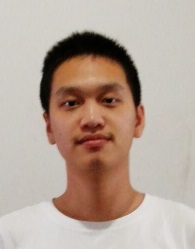
#> input picture 数字图像处理第一次作业/001.jpg, 195 x 249 px, found by its file name
$ jupyter execute '数字图像处理-第一次作业-人脸图像的面部区域裁剪与几何校正.ipynb'   (shell and % lines are left out)
#> lines starting #> are read from the running program, lines starting #| are printed output that depends on the picture; long printed decimals are rounded
[cell 1]
# [28 lines of commented-out code are left out]

[cell 2]
import numpy as np
from PIL import Image
import matplotlib.pyplot as plt

[cell 3]
im = Image.open('C:\\Users\\zxdao\\Desktop\\001.jpg')
#> im is the input picture: PIL image 195x249 RGB; mean R, G, B 182.5, 164.7, 153.1
im = im.convert('L')
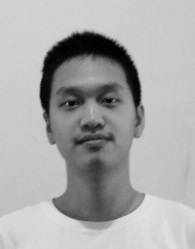
#> im: PIL image 195x249 L; min 0, max 227, mean 168.6
im

[cell 4]
im = np.mat(im)
print('图形尺寸：', im.shape)
#| 图形尺寸： (249, 195)
im

[cell 5]
#def getPos()

getPos = [
    [103,72],
    [101,109],
    [140,95]
]      #初始三点位置（实际需要获取！！！！！）

[cell 6]
#def getTargetPos()

targetPos = [
    [25,24],
    [25,76],
    [75,50]
]      #目标位置（写成函数传入）

[cell 7]
#齐次化函数
def toHomogeneous(data, axis=1):
    data = np.insert(data, len(data[0]), 1, axis=axis)      #默认插入一列1
    return data

[cell 8]
#获得仿射变换矩阵
def getTrans(oriPos, targetPos):
    oriPos = np.mat(oriPos)
    targetPos = np.mat(targetPos)

    trans = np.linalg.inv(oriPos.T*oriPos)*oriPos.T*targetPos

    return trans

[cell 9]
getPos = toHomogeneous(getPos)
targetPos = toHomogeneous(targetPos)
trans = getTrans(getPos, targetPos)
getPos

[cell 10]
#获得图像四角坐标
def get_xycorner(im):
    xlen, ylen = im.shape[0]-1, im.shape[1]-1      #以像素为单位的原图的0轴长与1轴长
#> xlen = 248; ylen = 194
    xycorner = np.array([
        [0,0,1],
        [0,ylen,1],
        [xlen,0,1],
        [xlen,ylen,1]
    ])      #四个顶点的齐次坐标
    return xycorner

[cell 11]
xycorner = get_xycorner(im)
#> xycorner = [[0, 0, 1], [0, 194, 1], [248, 0, 1], [248, 194, 1]]
xycorner
#> Out has the same summary as xycorner

[cell 12]
#定义方法：将向量组传入vectors，变换矩阵传入transMat，返回变换后的向量组
def transform(vectors, transMat):
    return (vectors*transMat)

[cell 13]
#计算变换后的四顶点齐次坐标
uvcorner = transform(xycorner, trans)
#> uvcorner = [[-114.8, -59.51, 1], [-101, 211.4, 1], [209.5, -100.5, 1], [223.2, 170.4, 1]]
uvcorner
#> Out has the same summary as uvcorner

[cell 14]
#最终图片的大小(len_0,len_1)
len_0 = uvcorner.max(axis=0)[0,0] - uvcorner.min(axis=0)[0,0]
#> len_0 = 338
len_1 = uvcorner.max(axis=0)[0,1] - uvcorner.min(axis=0)[0,1]
#> len_1 = 311.9
print(len_0,len_1)
#| 337.951 311.927

[cell 15]
#获取后向仿射变换矩阵
def get_inv_trans(trans):
    inv_trans = np.linalg.inv(trans)      #后向矩阵
    return inv_trans

[cell 16]
inv_trans = get_inv_trans(trans)
inv_trans

[cell 17]
#image = Image.fromarray(matrix)      #矩阵转化为图片
#创建图像数组
import math
new_array = np.zeros((math.floor(101),math.floor(101)))

[cell 18]
def nearestColor(point, im):
    x = 0
    y = 0
    if (point[0,0]-math.floor(point[0,0])<0.5):
        x = math.floor(point[0,0])
    else:
        x = math.ceil(point[0,0])
    if (point[0,1]-math.ceil(point[0,1]<0.5)):
        y = math.floor(point[0,1])
    else:
        y = math.ceil(point[0,1])
    return (im[x,y])


for i in range(math.floor(101)):
    for j in range(math.floor(101)):
        point = transform(np.mat([i,j,1]), inv_trans)
        if (point[0,0]>xycorner.max(axis=0)[0]
            or point[0,0]<xycorner.min(axis=0)[0]
            or point[0,1]>xycorner.max(axis=0)[1]
            or point[0,1]<xycorner.min(axis=0)[1]
           ):
            new_array[i,j] = 255
        else:
            new_array[i,j] = nearestColor(point, im)
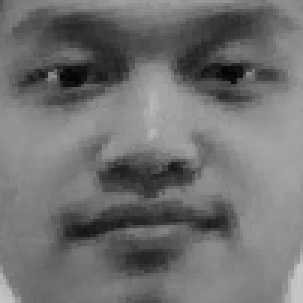
#> new_array: shape (101, 101) float64 (shown 3 times larger); min 4, max 198, mean 112.2

new_image = Image.fromarray(np.mat(new_array))
new_image.show()
